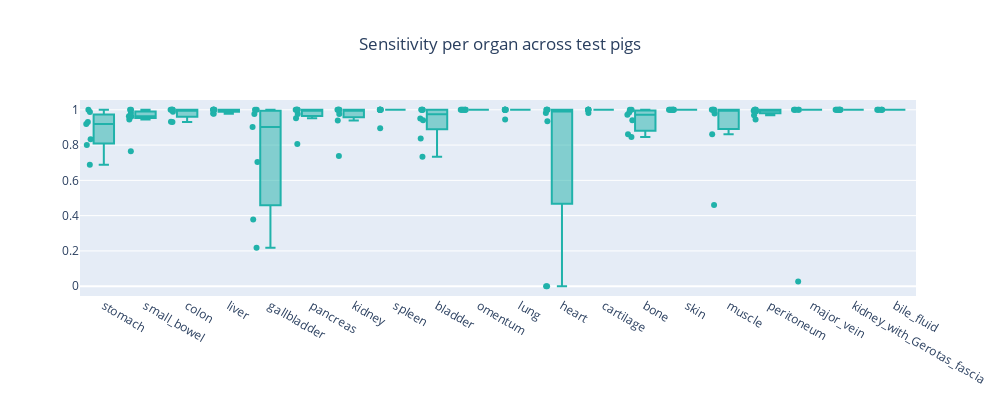

This figure's notebook cell:
### Code cell
fig = go.Figure()
for organ in sort_labels(mapping.label_names()):
    values = df_sensitivity.query("organ == @organ")["sensitivity"].values
    pigs = df_sensitivity.query("organ == @organ")["subject_name"].values
    fig.add_trace(go.Box(y=values, name=organ, hovertext=pigs, boxpoints="all", marker_color="lightseagreen"))

fig.layout.height = 400
fig.layout.width = 1000
fig.update_layout(title_x=0.5, title_text="Sensitivity per organ across test pigs")
fig.update_layout(showlegend=False)

### Figure 1 — Plotly figure (JSON) as saved in the notebook; plotly's stock layout.template omitted (floating-point values rounded to 4 significant figures)
{"data": [{"boxpoints": "all", "hovertext": ["P086", "P087", "P089", "P092", "P093", "P095", "P096"], "marker": {"color": "lightseagreen"}, "name": "stomach", "type": "box", "y": [0.8, 0.9875, 1, 0.9306, 0.6882, 0.92, 0.8333]}, {"boxpoints": "all", "hovertext": ["P086", "P087", "P089", "P091", "P092", "P093", "P095", "P096"], "marker": {"color": "lightseagreen"}, "name": "small_bowel", "type": "box", "y": [0.9615, 0.982, 0.7653, 1, 0.9455, 1, 0.9643, 0.964]}, {"boxpoints": "all", "hovertext": ["P086", "P087", "P089", "P091", "P092", "P093", "P095", "P096"], "marker": {"color": "lightseagreen"}, "name": "colon", "type": "box", "y": [1, 1, 0.9318, 1, 1, 0.9892, 1, 0.9315]}, {"boxpoints": "all", "hovertext": ["P086", "P087", "P089", "P091", "P092", "P093", "P095", "P096"], "marker": {"color": "lightseagreen"}, "name": "liver", "type": "box", "y": [1, 0.9785, 1, 1, 1, 1, 1, 0.9783]}, {"boxpoints": "all", "hovertext": ["P086", "P087", "P089", "P092", "P093", "P095", "P096"], "marker": {"color": "lightseagreen"}, "name": "gallbladder", "type": "box", "y": [0.2174, 0.9762, 0.7045, 1, 1, 0.9024, 0.3778]}, {"boxpoints": "all", "hovertext": ["P086", "P087", "P089", "P091", "P092", "P093", "P095", "P096"], "marker": {"color": "lightseagreen"}, "name": "pancreas", "type": "box", "y": [0.8056, 1, 0.9524, 1, 1, 1, 1, 0.9762]}, {"boxpoints": "all", "hovertext": ["P086", "P087", "P089", "P091", "P092", "P093", "P095", "P096"], "marker": {"color": "lightseagreen"}, "name": "kidney", "type": "box", "y": [0.94, 0.7381, 1, 1, 1, 1, 1, 0.9756]}, {"boxpoints": "all", "hovertext": ["P086", "P087", "P089", "P091", "P092", "P093", "P095", "P096"], "marker": {"color": "lightseagreen"}, "name": "spleen", "type": "box", "y": [1, 1, 1, 1, 1, 1, 1, 0.8947]}, {"boxpoints": "all", "hovertext": ["P086", "P087", "P089", "P091", "P092", "P093", "P095", "P096"], "marker": {"color": "lightseagreen"}, "name": "bladder", "type": "box", "y": [0.837, 1, 0.95, 1, 1, 0.9412, 1, 0.7333]}, {"boxpoints": "all", "hovertext": ["P087", "P089", "P091", "P092", "P093", "P095", "P096"], "marker": {"color": "lightseagreen"}, "name": "omentum", "type": "box", "y": [1, 1, 1, 1, 1, 1, 1]}, {"boxpoints": "all", "hovertext": ["P086", "P087", "P089", "P091", "P092", "P093", "P095", "P096"], "marker": {"color": "lightseagreen"}, "name": "lung", "type": "box", "y": [1, 1, 1, 1, 1, 1, 1, 0.9444]}, {"boxpoints": "all", "hovertext": ["P086", "P087", "P089", "P091", "P092", "P093", "P095", "P096"], "marker": {"color": "lightseagreen"}, "name": "heart", "type": "box", "y": [0.9344, 1, 0, 1, 1, 1, 0, 0.9815]}, {"boxpoints": "all", "hovertext": ["P086", "P089", "P091", "P092", "P093", "P095", "P096"], "marker": {"color": "lightseagreen"}, "name": "cartilage", "type": "box", "y": [1, 0.9815, 1, 1, 1, 1, 1]}, {"boxpoints": "all", "hovertext": ["P086", "P089", "P091", "P092", "P093", "P095", "P096"], "marker": {"color": "lightseagreen"}, "name": "bone", "type": "box", "y": [0.8462, 0.8611, 1, 0.9722, 1, 0.9403, 0.9844]}, {"boxpoints": "all", "hovertext": ["P086", "P087", "P089", "P091", "P092", "P093", "P095", "P096"], "marker": {"color": "lightseagreen"}, "name": "skin", "type": "box", "y": [1, 1, 1, 1, 1, 1, 1, 1]}, {"boxpoints": "all", "hovertext": ["P086", "P087", "P089", "P092", "P093", "P095", "P096"], "marker": {"color": "lightseagreen"}, "name": "muscle", "type": "box", "y": [0.4605, 0.8611, 1, 1, 0.9792, 1, 1]}, {"boxpoints": "all", "hovertext": ["P086", "P087", "P089", "P091", "P092", "P093", "P095", "P096"], "marker": {"color": "lightseagreen"}, "name": "peritoneum", "type": "box", "y": [0.991, 1, 0.9947, 1, 0.945, 1, 1, 0.9697]}, {"boxpoints": "all", "hovertext": ["P086", "P089", "P091", "P092", "P093", "P095"], "marker": {"color": "lightseagreen"}, "name": "major_vein", "type": "box", "y": [1, 1, 1, 1, 1, 0.02703]}, {"boxpoints": "all", "hovertext": ["P086", "P087", "P089", "P091", "P092", "P093", "P095", "P096"], "marker": {"color": "lightseagreen"}, "name": "kidney_with_Gerotas_fascia", "type": "box", "y": [1, 1, 1, 1, 1, 1, 1, 1]}, {"boxpoints": "all", "hovertext": ["P087", "P089", "P091", "P092", "P093", "P096"], "marker": {"color": "lightseagreen"}, "name": "bile_fluid", "type": "box", "y": [1, 1, 1, 1, 1, 1]}], "layout": {"height": 400, "showlegend": false, "title": {"text": "Sensitivity per organ across test pigs", "x": 0.5}, "width": 1000, "xaxis": {"autorange": true, "range": [-0.5717, 19.5], "type": "category"}, "yaxis": {"autorange": true, "range": [-0.05556, 1.056], "type": "linear"}}}
